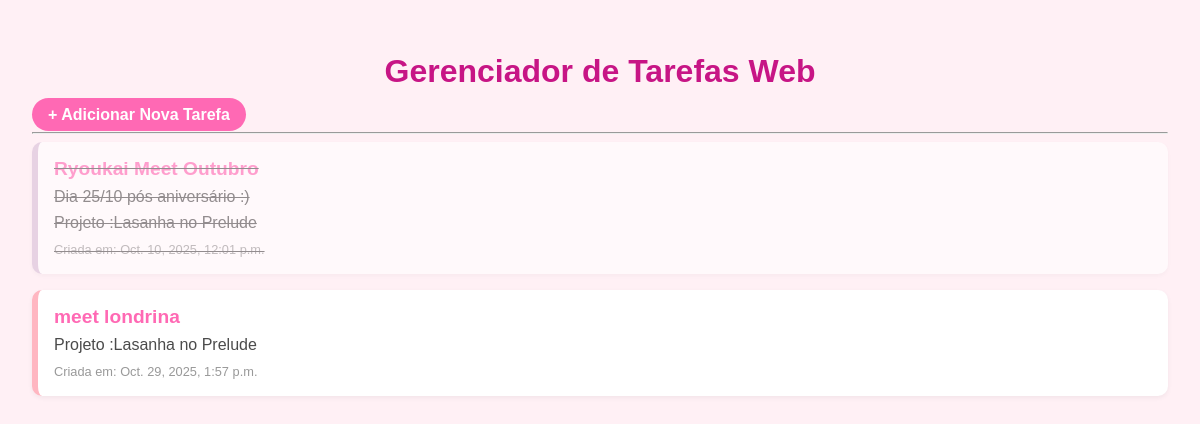
Page /tarefas/ on the committed database.
### tarefas/models.py (models this page shows, shortened)
class Tarefa(models.Model):
    titulo = models.CharField(max_length = 200)
    descricao = models.TextField(blank = True, null = True)
    data_criacao = models.DateTimeField(auto_now_add = True)
    concluida = models.BooleanField(default = False)
    projeto=models.ForeignKey(Projeto, on_delete=models.CASCADE, null=True, blank=True)

### projetos/models.py (models this page shows, shortened)
class Projeto(models.Model):
    nome = models.CharField(max_length = 200)
    descricao = models.TextField(blank = True, null = True)
    data_criacao = models.DateTimeField(auto_now_add = True)

### tarefas/views.py (the view)
# urls.py: path('', views.listar_tarefas, name='listar_tarefas'),
def listar_tarefas(request):
    tarefas_salvas = Tarefa.objects.all()
    contexto = {
        'minhas_tarefas': tarefas_salvas
    }
    return render(request, 'tarefas/lista.html', contexto)

### tarefas/templates/tarefas/lista.html (shortened to what this page needs)
<!DOCTYPE html>
<html lang="pt-br">
<head>
    {% load static %}
    <link rel="stylesheet" href="{% static 'lista/lista.css' %}">
</head>
<body>
    <h1>Gerenciador de Tarefas Web</h1>
    <a href="{% url 'adicionar_tarefa' %}"><strong>+ Adicionar Nova Tarefa</strong></a>
    <hr>
    {% for tarefa in minhas_tarefas %}
        <div class="tarefa {% if tarefa.concluida %}concluida{% endif %}">
            <h2><a href="{% url 'detalhe_tarefa' tarefa.id %}">{{ tarefa.titulo }}</a></h2>
            <p>{{ tarefa.descricao }}</p>
            <p>Projeto :{{tarefa.projeto.nome}}</p>
            <small>Criada em: {{ tarefa.data_criacao }}</small>
        </div>
    {% empty %}
        <p>Nenhuma tarefa cadastrada ainda. Adicione algumas no <a href="/admin/">Admin</a>!</p>
    {% endfor %}
</body>
</html>

### tarefas/static/lista/lista.css (style rules this page uses)
body { font-family: 'Quicksand', sans-serif; background-color: #fff0f5; color: #4b4b4b; margin: 0; padding: 2rem; }
h1 { color: #c71585; text-align: center; margin-bottom: 1rem; }
a { text-decoration: none; color: #ff69b4; }
.tarefa { background-color: #ffffff; border-left: 6px solid #ffb6c1; padding: 1rem; margin-bottom: 1rem; border-radius: 10px; box-shadow: 0 2px 5px rgba(0,0,0,0.05); }
.tarefa h2 { margin: 0; font-size: 1.2rem; }
.tarefa p { margin: 0.5rem 0; }
.tarefa small { font-size: 0.8rem; color: #999; }
.tarefa.concluida { opacity: 0.6; border-left-color: #d8bfd8; text-decoration: line-through; }
a strong { background-color: #ff69b4; color: white; padding: 0.5rem 1rem; border-radius: 30px; transition: background-color 0.3s ease; }

### rows in the picture
Tarefa: titulo "Ryoukai Meet Outubro", descricao "Dia 25/10 pós aniversário :)", projeto.nome "Lasanha no Prelude", data_criacao "Oct. 10, 2025, 12:01 p.m."
Tarefa: titulo "meet londrina", projeto.nome "Lasanha no Prelude", data_criacao "Oct. 29, 2025, 1:57 p.m."
